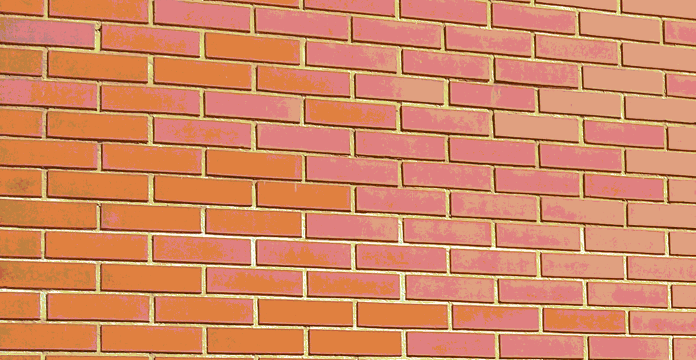
%> input picture Multimedia Systems/P10/Parede_8bit.bmp, 1391 x 720 px (shown at 1/2 size)
$ octave ex1.m   (GNU Octave 9; MATLAB toolbox functions it lacks are replaced by stand-ins)
%> lines starting %> are read from the running program, lines starting %| are printed output that depends on the picture
### Multimedia Systems/P10/EncodeImage_RLE.m
function Stream = EncodeImage_RLE(Image)
    Image = Image';
    Image = Image(:);
    N = length(Image);
    count = 1;
    simb = Image(1);
    Stream = [];
    for pos = 2: N
        if (Image(pos) == simb)
            count = count + 1;
        else
            Stream = [Stream; [simb, count]];
            simb = Image(pos);
            count = 1;
        end
    end
    Stream = [Stream; [simb, count]];
    Stream = Stream';
    Stream = Stream(:);
end

### Multimedia Systems/P10/ex1.m
close all
clc
clear

[Imagem, ColorMap] = imread('Parede_8bit.bmp');
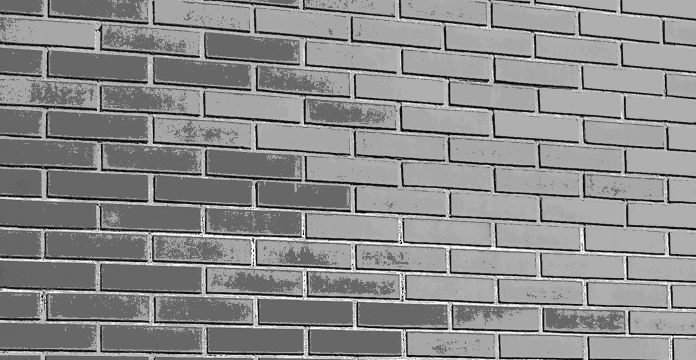
%> Imagem: size 720x1391 uint8 (shown at 1/2 size); min 0, max 246, mean 139.8
%> ColorMap = 256 rows, first 12: [0 0 0; 0.502 0 0; 0 0.502 0; 0.502 0.502 0; 0 0 0.502; 0.502 0 0.502; 0 0.502 0.502; 0.753 0.753 0.753; 0.753 0.863 0.753; 0.651 0.792 0.941; 0.251 0.125 0; 0.376 0.125 0]
imshow(Imagem, ColorMap);
stream = EncodeImage_RLE(Imagem);
%> in EncodeImage_RLE, `Image = Image';`:
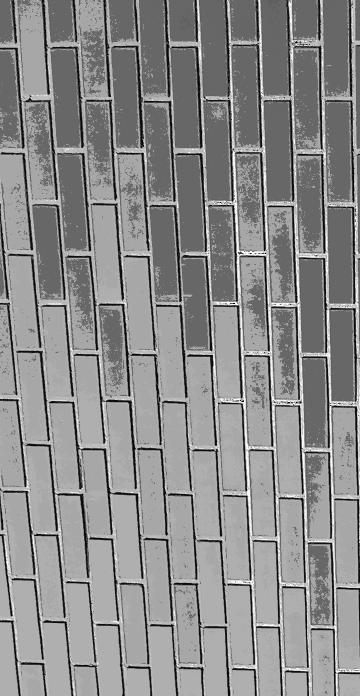
%> Image: size 1391x720 uint8 (shown at 1/2 size); min 0, max 246, mean 139.8; mean of the top-left, top-right, bottom-left and bottom-right quarters 129, 118.5, 157.4, 154.1
%> in EncodeImage_RLE, `simb = Image(1);`: simb = 103
%> (the run ends here)
